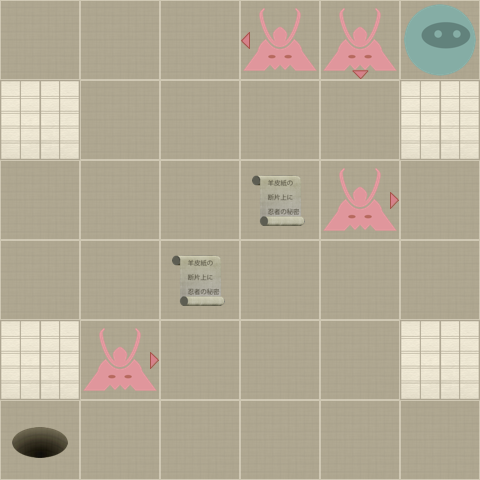

The image is a tile-based game level rendered from a .tmx file. Its description and source (layers, tilesets, objects; grid data summarised) follow:
An orthogonal 6x6 tile map with 80x80 px tiles, 2 tile layers (Level, Actors).

<map version="1.0" orientation="orthogonal" width="6" height="6" tilewidth="80" tileheight="80">
 <properties>
  <property name="moves" value="10" />
 </properties>
 <tileset firstgid="1" name="tiles" tilewidth="80" tileheight="80" spacing="2" margin="2">
  <image source="tiles-ipad.png" width="512" height="512" />
  <tile id="0">
   <properties>
    <property name="actor" value="exit" />
   </properties>
  </tile>
  <tile id="2">
   <properties>
    <property name="actor" value="guard" />
    <property name="direction" value="down" />
   </properties>
  </tile>
  <tile id="3">
   <properties>
    <property name="actor" value="guard" />
    <property name="direction" value="left" />
   </properties>
  </tile>
  <tile id="4">
   <properties>
    <property name="actor" value="guard" />
    <property name="direction" value="right" />
   </properties>
  </tile>
  <tile id="5">
   <properties>
    <property name="actor" value="guard" />
    <property name="direction" value="up" />
   </properties>
  </tile>
  <tile id="7">
   <properties>
    <property name="actor" value="player" />
   </properties>
  </tile>
  <tile id="8">
   <properties>
    <property name="actor" value="scroll" />
   </properties>
  </tile>
  <tile id="9">
   <properties>
    <property name="wall" value="1" />
   </properties>
  </tile>
 </tileset>
 <layer name="Level" width="6" height="6">
  <data>[36 cells, 36 non-empty, 2 distinct tile ids]</data>
 </layer>
 <layer name="Actors" width="6" height="6">
  <data>[36 cells, 8 non-empty, 6 distinct tile ids]</data>
 </layer>
</map>
